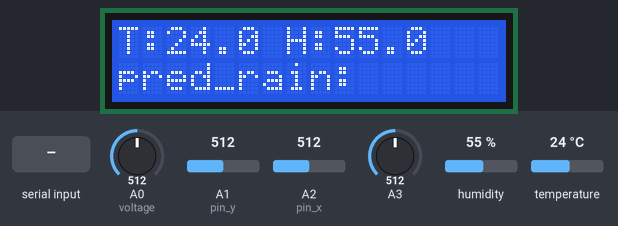
Simulated run of this sketch. Board: Arduino Uno, built with avr-gcc and run on an emulated ATmega328P. Parts: 16×2 character LCD. The inputs (shaded band) are chosen by the test bench; at power-on: humidity 55 %, temperature 24 °C, A0 (voltage) = 512, A1 (pin_y) = 512, A2 (pin_x) = 512, A3 = 512. What the sketch prints to the serial monitor is not drawn.

Above: at 1.2 s.
1.3 s: humidity set to 22 %
At 2.5 s:
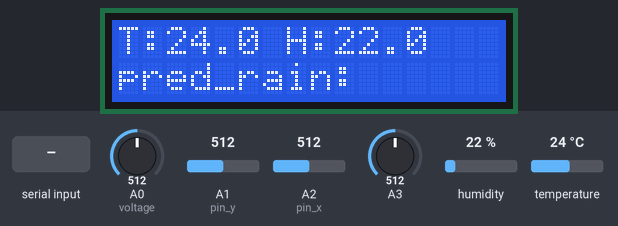
3.6 s: "1" received over Serial
At 5.9 s:
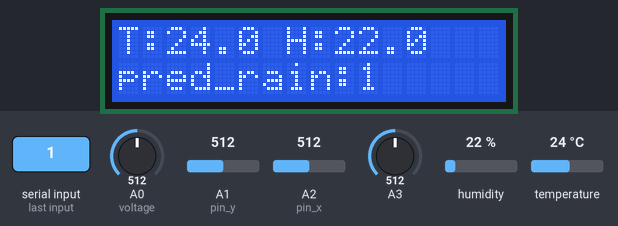
6.6 s: "0" received over Serial
At 8.4 s:
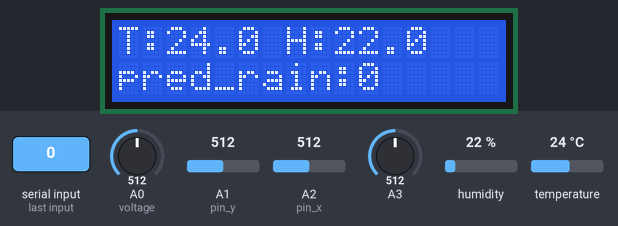
9.1 s: temperature set to 12 °C
At 11.5 s:
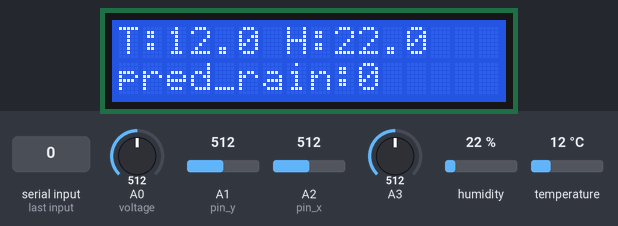
12.1 s: humidity set to 40 %
At 13.8 s:
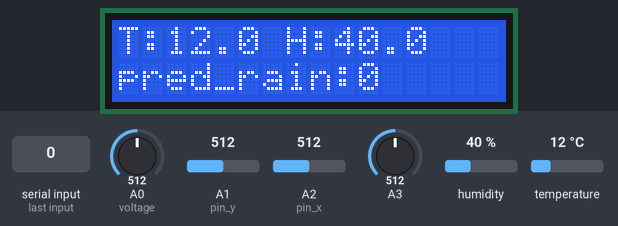
14.1 s: temperature set to 19 °C
At 15.5 s:
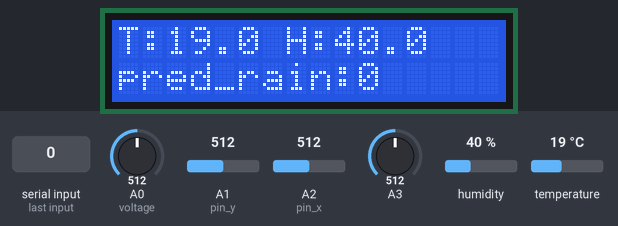
Timing chart, 0 to 17.1 s (numbered marks = the images above; inputs shaded):
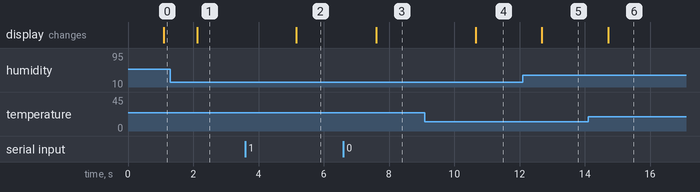

Measured:
- after the input at 1.3 s, the display: changes after 0.82 s (image 1)
- after the input at 3.6 s, the display: changes after 1.6 s (image 2)
- after the input at 6.6 s, the display: changes after 1.0 s (image 3)
- after the input at 9.1 s, the display: changes after 1.6 s (image 4)
- after the input at 12.1 s, the display: changes after 0.59 s (image 5)
- after the input at 14.1 s, the display: changes after 0.62 s (image 6)

The sketch:

cluster.ino
```cpp
//# include <DTH.h>
#include "DHT.h"
# include <LiquidCrystal.h>
# define DHT_PIN 3
# define DHT_TYPE DHT11
DHT dht(DHT_PIN,DHT_TYPE);

LiquidCrystal lcd(13,12,11,10,9,8);
//LiquidCrystal lcd(rs, en, d4, d5, d6, d7);

byte customChar[] = {
  B00000,
  B01010,
  B11111,
  B11111,
  B01110,
  B00100,
  B00000,
  B00000
};

int voltage=A0;
int readval;
float Rref=100000;
float res;
float volt;
/////////////
int pin_x=A2;
int pin_y=A1;
int val_x,val_y;
int sw_pin=2;
/////////////

int rain_analog =A3;
int rain_digital=3;
int rain_value;
///////////////

String precipitation;

void setup() {
  Serial.begin(9600);
  lcd.begin(16,2);
  dht.begin();
  pinMode(sw_pin,INPUT);
  digitalWrite(sw_pin,HIGH);
  lcd.print("T:");
  lcd.setCursor(7,0);
  lcd.print("H:");

  lcd.createChar(0, customChar);
  lcd.setCursor(0, 0); // Set cursor position to first row
  //lcd.print(customChar);
  //lcd.write(byte(0));
}

void loop() {
  readval=analogRead(voltage);
  volt=readval*5.0/1023;
  //Serial.println(volt);
  res= ((( 5* Rref)/volt)-Rref);
  //potentiometer for 100 000
  Serial.print("resistance: ");
  res=res*136/100000;
  Serial.print(res);

  val_x=analogRead(pin_x);
  Serial.print(" xvalue ");
  Serial.print(val_x);
  val_y=analogRead(pin_y);
  Serial.print(" yvalue ");
  Serial.print(val_y);

  int value=analogRead(A3);
  Serial.print(" rainvalue ");
  Serial.print(value);


  float temperature=dht.readTemperature();
  float humidity=dht.readHumidity();

  lcd.setCursor(2,0);
  lcd.print(temperature,1);
  Serial.print(" temp: ");
  Serial.print(temperature);
  lcd.setCursor(9,0);
  lcd.print(humidity,1);
  Serial.print(" humidity: ");
  Serial.println(humidity);

  precipitation=Serial.readString();
  lcd.setCursor(0,1);
  lcd.print("pred_rain:");
  lcd.print(precipitation);


  delay(1000);

}
```
